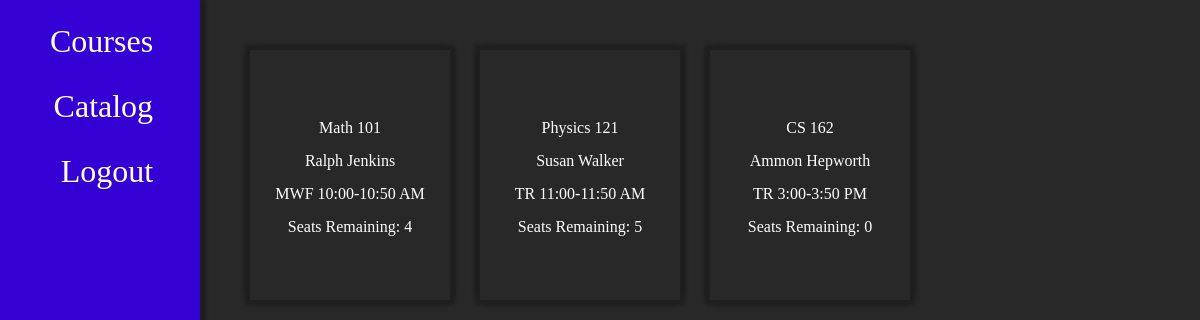
/home (signed in), run on the app's committed database.
### server.py (models this page shows, shortened)
class Course(db.Model):
    __tablename__ = 'courses'
    id = db.Column(db.Integer, primary_key=True, unique=True)
    name = db.Column(db.String(100), nullable=False)
    time = db.Column(db.String(50), nullable=False)
    capacity = db.Column(db.Integer, nullable=False, default=10)
    teachers = db.relationship("User", secondary="teacher_course_association", backref="courses_taught", lazy=True)
    students = db.relationship("User", secondary="course_enrollment", backref="courses_enrolled", lazy=True)
    grades = db.relationship("Grade", backref="course", lazy=True, overlaps="course,grades", cascade='all, delete-orphan')

class User(db.Model, UserMixin):
    __tablename__= "users"
    id = db.Column(db.Integer, primary_key=True, unique=True)
    username = db.Column(db.String(100), unique=True, nullable=False)
    password = db.Column(db.String(100), nullable=False)
    role = db.Column(db.String(20), default="Student")

### server.py (the view)
@app.route('/home')
@login_required
def home():
    courses = current_user.courses_enrolled
    if current_user.role == "Teacher":
        courses = current_user.courses_taught
    return render_template("home.html", courses = courses)

### server.py (called while the page is built)
@login_manager.user_loader
def load_user(user_id):
    return User.query.get(int(user_id))

### templates/home.html (shortened to what this page needs)
<html lang="en">
  <head>
    <link
      rel="stylesheet"
      href="{{ url_for('static', filename='index.css') }}"
    />
    <link
      rel="stylesheet"
      href="{{ url_for('static', filename='home.css') }}"
    />
  </head>
  <body>
    {%extends "nav.html"%} {% block nav %}
    <div class="content">
      {% for course in courses %}
      {% if current_user.role == "Teacher"%}
      <a class="course-card" href="/grades/{{course.name}}" >
      {%else%}
      <a class="course-card" href="" >
      {% endif%}
        <div class="card">
          <p class="course-information">
            <div>{{course.name}}</div>
            <div>{%for teacher in course.teachers%} {{teacher.username}}
              {%endfor%}</div>
            <div>{{course.time}}</div>
            <div>Seats Remaining: {{course.capacity}}</div>
          </p>
        </div>
      </a>
      {% endfor%}
    </div>
    {% endblock %}

### static/index.css (style rules this page uses)
body { background-color: #282828; color: white; display: grid; grid-template-columns: 200px auto; margin: 0px; padding: 0px; }
html { width: 100%; }

### static/home.css (style rules this page uses)
.content { margin: 50px; display: grid; grid-template-columns: repeat(auto-fill, 200px); grid-auto-rows: 250px; gap: 30px; }
.card { display: flex; width: 100%; height: 100%; gap: 15px; flex-direction: column; justify-content: center; align-items: center; box-shadow: -5px 5px 3px #1f1f1f, 5px 5px 3px #1f1f1f, -5px -5px 3px #1f1f1f, 5px -5px 3px #1f1f1f; }
.course-information { font-size: large; gap: 15px; }
.course-card { text-decoration: none; color: white; }

### data on the page
Course: name "Math 101", time "MWF 10:00-10:50 AM", capacity "4"
User: username "Ralph Jenkins"
Course: name "Physics 121", time "TR 11:00-11:50 AM", capacity "5"
User: username "Susan Walker"
Course: name "CS 162", time "TR 3:00-3:50 PM", capacity "0"
User: username "Ammon Hepworth"
